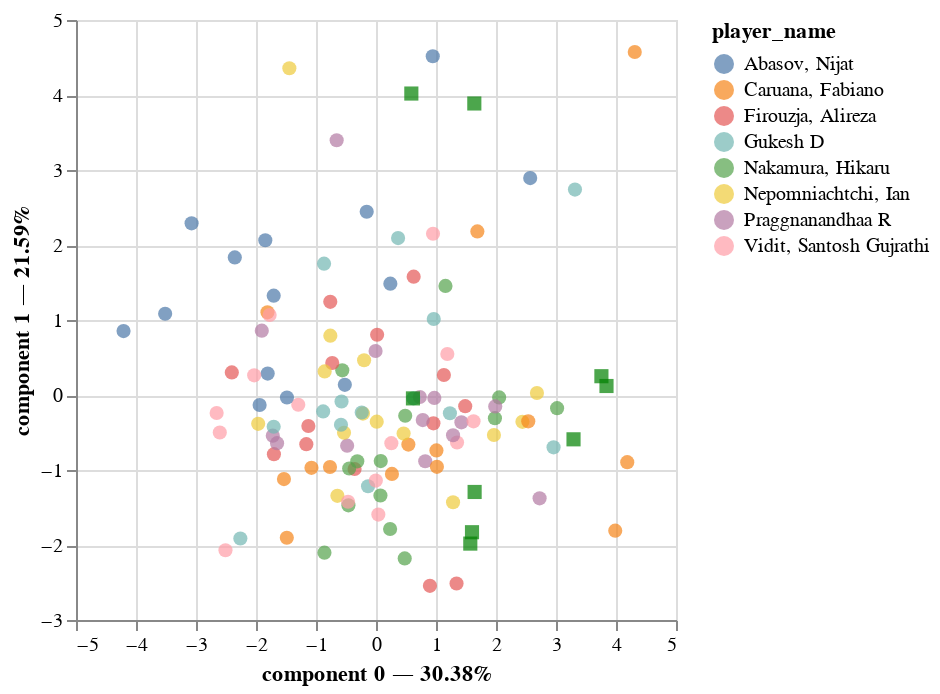

The notebook cell this image was saved under:
### Code cell
pca.plot(
    indexed_df,
    x_component=0,
    y_component=1,
    color_rows_by='player_name',
    show_row_markers=True,
    show_column_markers=True,
    show_row_labels=False,
    show_column_labels=False
)

### Figure 1 — Vega-Lite specification as saved in the notebook (floating-point values rounded to 4 significant figures)
{"config": {"view": {"continuousWidth": 300, "continuousHeight": 300}}, "layer": [{"data": {"name": "data-300ed64a1c1f8374c041aed974d87671"}, "mark": {"type": "circle", "size": 50}, "encoding": {"color": {"field": "player_name", "type": "nominal"}, "tooltip": [{"field": "index", "type": "quantitative"}, {"field": "opening", "type": "nominal"}, {"field": "date", "type": "nominal"}, {"field": "player_name", "type": "nominal"}, {"field": "opponent_name", "type": "nominal"}, {"field": "component 0", "type": "quantitative"}, {"field": "component 1", "type": "quantitative"}], "x": {"axis": {"title": "component 0 — 30.38%"}, "field": "component 0", "scale": {"zero": false}, "type": "quantitative"}, "y": {"axis": {"title": "component 1 — 21.59%"}, "field": "component 1", "scale": {"zero": false}, "type": "quantitative"}}, "name": "view_1"}, {"data": {"name": "data-ebb9a28187a24e832102ecb60330bc27"}, "mark": {"type": "square", "color": "green", "size": 50}, "encoding": {"tooltip": [{"field": "variable", "type": "nominal"}], "x": {"field": "component 0", "scale": {"zero": false}, "type": "quantitative"}, "y": {"field": "component 1", "scale": {"zero": false}, "type": "quantitative"}}}], "params": [{"name": "param_1", "select": {"type": "interval", "encodings": ["x", "y"]}, "bind": "scales", "views": ["view_1"]}], "$schema": "https://vega.github.io/schema/vega-lite/v5.17.0.json", "datasets": {"data-300ed64a1c1f8374c041aed974d87671": [{"index": 0, "opening": "Sicilian Defense: Venice Attack", "date": "2024.04.04", "player_name": "Caruana, Fabiano", "opponent_name": "Nakamura, Hikaru", "component 0": 0.5395, "component 1": -0.661, "component 2": 0.5595, "label": 0}, {"index": 0, "opening": "Sicilian Defense: Venice Attack", "date": "2024.04.04", "player_name": "Nakamura, Hikaru", "opponent_name": "Caruana, Fabiano", "component 0": 1.982, "component 1": -0.3086, "component 2": -0.5497, "label": 0}, {"index": 1, "opening": "Queen's Gambit Declined", "date": "2024.04.04", "player_name": "Abasov, Nijat", "opponent_name": "Nepomniachtchi, Ian", "component 0": -1.805, "component 1": 0.2851, "component 2": -2.154, "label": 1}, {"index": 1, "opening": "Queen's Gambit Declined", "date": "2024.04.04", "player_name": "Nepomniachtchi, Ian", "opponent_name": "Abasov, Nijat", "component 0": 1.284, "component 1": -1.43, "component 2": 0.1282, "label": 1}, {"index": 2, "opening": "Ruy Lopez: Open, Classical Defense", "date": "2024.04.04", "player_name": "Firouzja, Alireza", "opponent_name": "Praggnanandhaa R", "component 0": -1.701, "component 1": -0.7888, "component 2": 0.7799, "label": 2}, {"index": 2, "opening": "Ruy Lopez: Open, Classical Defense", "date": "2024.04.04", "player_name": "Praggnanandhaa R", "opponent_name": "Firouzja, Alireza", "component 0": 1.423, "component 1": -0.3647, "component 2": -1.058, "label": 2}, {"index": 3, "opening": "Tarrasch Defense: Symmetrical Variation", "date": "2024.04.04", "player_name": "Gukesh D", "opponent_name": "Vidit, Santosh Gujrathi", "component 0": -2.261, "component 1": -1.914, "component 2": 0.08908, "label": 3}, {"index": 3, "opening": "Tarrasch Defense: Symmetrical Variation", "date": "2024.04.04", "player_name": "Vidit, Santosh Gujrathi", "opponent_name": "Gukesh D", "component 0": 0.03881, "component 1": -1.594, "component 2": -1.506, "label": 3}, {"index": 4, "opening": "Queen's Gambit Declined", "date": "2024.04.04", "player_name": "Praggnanandhaa R", "opponent_name": "Gukesh D", "component 0": -0.4807, "component 1": -0.6756, "component 2": -0.866, "label": 4}, {"index": 4, "opening": "Queen's Gambit Declined", "date": "2024.04.04", "player_name": "Gukesh D", "opponent_name": "Praggnanandhaa R", "component 0": -0.1327, "component 1": -1.216, "component 2": 0.03129, "label": 4}, {"index": 5, "opening": "Ruy Lopez: Berlin Defense", "date": "2024.04.04", "player_name": "Nakamura, Hikaru", "opponent_name": "Vidit, Santosh Gujrathi", "component 0": -0.4595, "component 1": -1.472, "component 2": -0.0141, "label": 5}, {"index": 5, "opening": "Ruy Lopez: Berlin Defense", "date": "2024.04.04", "player_name": "Vidit, Santosh Gujrathi", "opponent_name": "Nakamura, Hikaru", "component 0": -0.002772, "component 1": -1.141, "component 2": -0.8879, "label": 5}, {"index": 6, "opening": "Ruy Lopez: Berlin Defense", "date": "2024.04.04", "player_name": "Nepomniachtchi, Ian", "opponent_name": "Firouzja, Alireza", "component 0": -0.5331, "component 1": -0.5035, "component 2": 1.015, "label": 6}, {"index": 6, "opening": "Ruy Lopez: Berlin Defense", "date": "2024.04.04", "player_name": "Firouzja, Alireza", "opponent_name": "Nepomniachtchi, Ian", "component 0": 1.132, "component 1": 0.2674, "component 2": -0.9529, "label": 6}, {"index": 7, "opening": "Sicilian Defense: Nyezhmetdinov-Rossolimo Attack", "date": "2024.04.04", "player_name": "Caruana, Fabiano", "opponent_name": "Abasov, Nijat", "component 0": 3.987, "component 1": -1.809, "component 2": 0.7035, "label": 7}, {"index": 7, "opening": "Sicilian Defense: Nyezhmetdinov-Rossolimo Attack", "date": "2024.04.04", "player_name": "Abasov, Nijat", "opponent_name": "Caruana, Fabiano", "component 0": -4.208, "component 1": 0.8518, "component 2": -2.033, "label": 7}, {"index": 8, "opening": "Catalan Opening: Closed", "date": "2024.04.05", "player_name": "Gukesh D", "opponent_name": "Nepomniachtchi, Ian", "component 0": -0.5838, "component 1": -0.3966, "component 2": -0.1109, "label": 8}, {"index": 8, "opening": "Catalan Opening: Closed", "date": "2024.04.05", "player_name": "Nepomniachtchi, Ian", "opponent_name": "Gukesh D", "component 0": 0.4603, "component 1": -0.5144, "component 2": -0.1863, "label": 8}, {"index": 9, "opening": "Slav Defense: Exchange Variation", "date": "2024.04.05", "player_name": "Abasov, Nijat", "opponent_name": "Nakamura, Hikaru", "component 0": -0.5195, "component 1": 0.1351, "component 2": -3.194, "label": 9}, {"index": 9, "opening": "Slav Defense: Exchange Variation", "date": "2024.04.05", "player_name": "Nakamura, Hikaru", "opponent_name": "Abasov, Nijat", "component 0": 0.4786, "component 1": -2.179, "component 2": 0.9402, "label": 9}, {"index": 10, "opening": "Sicilian Defense: Nyezhmetdinov-Rossolimo Attack", "date": "2024.04.05", "player_name": "Firouzja, Alireza", "opponent_name": "Caruana, Fabiano", "component 0": 0.9568, "component 1": -0.3774, "component 2": -0.8464, "label": 10}, {"index": 10, "opening": "Sicilian Defense: Nyezhmetdinov-Rossolimo Attack", "date": "2024.04.05", "player_name": "Caruana, Fabiano", "opponent_name": "Firouzja, Alireza", "component 0": 0.2656, "component 1": -1.052, "component 2": 0.6719, "label": 10}, {"index": 11, "opening": "Ruy Lopez: Morphy Defense, Schliemann Defense Deferred", "date": "2024.04.05", "player_name": "Vidit, Santosh Gujrathi", "opponent_name": "Praggnanandhaa R", "component 0": 1.189, "component 1": 0.5472, "component 2": -1.555, "label": 11}, {"index": 11, "opening": "Ruy Lopez: Morphy Defense, Schliemann Defense Deferred", "date": "2024.04.05", "player_name": "Praggnanandhaa R", "opponent_name": "Vidit, Santosh Gujrathi", "component 0": -1.649, "component 1": -0.6424, "component 2": 1.442, "label": 11}, {"index": 12, "opening": "Ruy Lopez: Morphy Defense, Anderssen Variation", "date": "2024.04.07", "player_name": "Nakamura, Hikaru", "opponent_name": "Praggnanandhaa R", "component 0": -0.8591, "component 1": -2.102, "component 2": 0.4555, "label": 12}, {"index": 12, "opening": "Ruy Lopez: Morphy Defense, Anderssen Variation", "date": "2024.04.07", "player_name": "Praggnanandhaa R", "opponent_name": "Nakamura, Hikaru", "component 0": 2.727, "component 1": -1.378, "component 2": -2.511, "label": 12}, {"index": 13, "opening": "Ruy Lopez: Berlin Defense, Berlin Wall", "date": "2024.04.07", "player_name": "Nepomniachtchi, Ian", "opponent_name": "Vidit, Santosh Gujrathi", "component 0": 1.966, "component 1": -0.534, "component 2": 0.1303, "label": 13}, {"index": 13, "opening": "Ruy Lopez: Berlin Defense, Berlin Wall", "date": "2024.04.07", "player_name": "Vidit, Santosh Gujrathi", "opponent_name": "Nepomniachtchi, Ian", "component 0": -2.03, "component 1": 0.2625, "component 2": -0.3356, "label": 13}, {"index": 14, "opening": "Italian Game: Classical Variation, Giuoco Pianissimo", "date": "2024.04.07", "player_name": "Caruana, Fabiano", "opponent_name": "Gukesh D", "component 0": -1.809, "component 1": 1.103, "component 2": 3.231, "label": 14}, {"index": 14, "opening": "Italian Game: Classical Variation, Giuoco Pianissimo", "date": "2024.04.07", "player_name": "Gukesh D", "opponent_name": "Caruana, Fabiano", "component 0": 3.316, "component 1": 2.739, "component 2": -0.7465, "label": 14}, {"index": 15, "opening": "Nimzo-Indian Defense: Classical Variation", "date": "2024.04.07", "player_name": "Abasov, Nijat", "opponent_name": "Firouzja, Alireza", "component 0": 2.57, "component 1": 2.892, "component 2": -2.79, "label": 15}, {"index": 15, "opening": "Nimzo-Indian Defense: Classical Variation", "date": "2024.04.07", "player_name": "Firouzja, Alireza", "opponent_name": "Abasov, Nijat", "component 0": -2.403, "component 1": 0.3012, "component 2": 3.018, "label": 15}, {"index": 16, "opening": "Russian Game: Classical Attack, Staunton Variation", "date": "2024.04.09", "player_name": "Praggnanandhaa R", "opponent_name": "Nepomniachtchi, Ian", "component 0": 0.7303, "component 1": -0.02659, "component 2": -0.4051, "label": 16}, {"index": 16, "opening": "Russian Game: Classical Attack, Staunton Variation", "date": "2024.04.09", "player_name": "Nepomniachtchi, Ian", "opponent_name": "Praggnanandhaa R", "component 0": -0.2173, "component 1": -0.248, "component 2": 0.2743, "label": 16}, {"index": 17, "opening": "Italian Game: Classical Variation, Giuoco Pianissimo", "date": "2024.04.09", "player_name": "Firouzja, Alireza", "opponent_name": "Nakamura, Hikaru", "component 0": 0.6277, "component 1": 1.578, "component 2": -0.2519, "label": 17}, {"index": 17, "opening": "Italian Game: Classical Variation, Giuoco Pianissimo", "date": "2024.04.09", "player_name": "Nakamura, Hikaru", "opponent_name": "Firouzja, Alireza", "component 0": -0.5621, "component 1": 0.3287, "component 2": 2.266, "label": 17}, {"index": 18, "opening": "Russian Game: Modern Attack, Center Variation", "date": "2024.04.09", "player_name": "Gukesh D", "opponent_name": "Abasov, Nijat", "component 0": -0.8657, "component 1": 1.751, "component 2": 3.524, "label": 18}, {"index": 18, "opening": "Russian Game: Modern Attack, Center Variation", "date": "2024.04.09", "player_name": "Abasov, Nijat", "opponent_name": "Gukesh D", "component 0": 0.9461, "component 1": 4.517, "component 2": -1.751, "label": 18}, {"index": 19, "opening": "Sicilian Defense: Nyezhmetdinov-Rossolimo Attack", "date": "2024.04.09", "player_name": "Vidit, Santosh Gujrathi", "opponent_name": "Caruana, Fabiano", "component 0": 1.351, "component 1": -0.6339, "component 2": -2.121, "label": 19}, {"index": 19, "opening": "Sicilian Defense: Nyezhmetdinov-Rossolimo Attack", "date": "2024.04.09", "player_name": "Caruana, Fabiano", "opponent_name": "Vidit, Santosh Gujrathi", "component 0": -1.486, "component 1": -1.904, "component 2": 1.348, "label": 19}, {"index": 20, "opening": "Four Knights Game: Scotch Variation Accepted", "date": "2024.04.10", "player_name": "Nepomniachtchi, Ian", "opponent_name": "Caruana, Fabiano", "component 0": 2.682, "component 1": 0.02638, "component 2": -1.497, "label": 20}, {"index": 20, "opening": "Four Knights Game: Scotch Variation Accepted", "date": "2024.04.10", "player_name": "Caruana, Fabiano", "opponent_name": "Nepomniachtchi, Ian", "component 0": -1.076, "component 1": -0.9711, "component 2": 1.411, "label": 20}, {"index": 21, "opening": "Sicilian Defense: Hyperaccelerated Dragon", "date": "2024.04.10", "player_name": "Gukesh D", "opponent_name": "Nakamura, Hikaru", "component 0": -0.2381, "component 1": -0.2331, "component 2": -0.5349, "label": 21}, {"index": 21, "opening": "Sicilian Defense: Hyperaccelerated Dragon", "date": "2024.04.10", "player_name": "Nakamura, Hikaru", "opponent_name": "Gukesh D", "component 0": 0.07884, "component 1": -0.8814, "component 2": 0.6262, "label": 21}, {"index": 22, "opening": "Sicilian Defense: Classical Variation, Anti-Sozin Variation", "date": "2024.04.10", "player_name": "Vidit, Santosh Gujrathi", "opponent_name": "Firouzja, Alireza", "component 0": 1.626, "component 1": -0.3513, "component 2": -0.7903, "label": 22}, {"index": 22, "opening": "Sicilian Defense: Classical Variation, Anti-Sozin Variation", "date": "2024.04.10", "player_name": "Firouzja, Alireza", "opponent_name": "Vidit, Santosh Gujrathi", "component 0": -1.127, "component 1": -0.4131, "component 2": 0.09737, "label": 22}, {"index": 23, "opening": "Tarrasch Defense: Symmetrical Variation", "date": "2024.04.10", "player_name": "Praggnanandhaa R", "opponent_name": "Abasov, Nijat", "component 0": 0.8204, "component 1": -0.8829, "component 2": 1.23, "label": 23}, {"index": 23, "opening": "Tarrasch Defense: Symmetrical Variation", "date": "2024.04.10", "player_name": "Abasov, Nijat", "opponent_name": "Praggnanandhaa R", "component 0": -1.705, "component 1": 1.325, "component 2": -2.361, "label": 23}, {"index": 24, "opening": "Indian Defense", "date": "2024.04.11", "player_name": "Firouzja, Alireza", "opponent_name": "Gukesh D", "component 0": -0.3567, "component 1": -0.9863, "component 2": 0.842, "label": 24}, {"index": 24, "opening": "Indian Defense", "date": "2024.04.11", "player_name": "Gukesh D", "opponent_name": "Firouzja, Alireza", "component 0": -0.5744, "component 1": -0.08603, "component 2": -0.8643, "label": 24}, {"index": 25, "opening": "Russian Game: Classical Attack, Staunton Variation", "date": "2024.04.11", "player_name": "Nakamura, Hikaru", "opponent_name": "Nepomniachtchi, Ian", "component 0": -0.3119, "component 1": -0.8844, "component 2": 0.7169, "label": 25}, {"index": 25, "opening": "Russian Game: Classical Attack, Staunton Variation", "date": "2024.04.11", "player_name": "Nepomniachtchi, Ian", "opponent_name": "Nakamura, Hikaru", "component 0": 0.01215, "component 1": -0.3552, "component 2": -0.4016, "label": 25}, {"index": 26, "opening": "French Defense: Advance Variation, Main Line", "date": "2024.04.11", "player_name": "Caruana, Fabiano", "opponent_name": "Praggnanandhaa R", "component 0": -1.534, "component 1": -1.121, "component 2": 1.668, "label": 26}, {"index": 26, "opening": "French Defense: Advance Variation, Main Line", "date": "2024.04.11", "player_name": "Praggnanandhaa R", "opponent_name": "Caruana, Fabiano", "component 0": 0.9724, "component 1": -0.03851, "component 2": -1.15, "label": 26}, {"index": 27, "opening": "Ruy Lopez: Berlin Defense", "date": "2024.04.11", "player_name": "Abasov, Nijat", "opponent_name": "Vidit, Santosh Gujrathi", "component 0": 0.239, "component 1": 1.484, "component 2": -2.123, "label": 27}, {"index": 27, "opening": "Ruy Lopez: Berlin Defense", "date": "2024.04.11", "player_name": "Vidit, Santosh Gujrathi", "opponent_name": "Abasov, Nijat", "component 0": -1.295, "component 1": -0.1294, "component 2": 1.274, "label": 27}, {"index": 28, "opening": "Sicilian Defense: Taimanov Variation, Bastrikov Variation", "date": "2024.04.13", "player_name": "Praggnanandhaa R", "opponent_name": "Firouzja, Alireza", "component 0": 0.7796, "component 1": -0.3345, "component 2": -0.6596, "label": 28}, {"index": 28, "opening": "Sicilian Defense: Taimanov Variation, Bastrikov Variation", "date": "2024.04.13", "player_name": "Firouzja, Alireza", "opponent_name": "Praggnanandhaa R", "component 0": -1.161, "component 1": -0.6554, "component 2": 0.5195, "label": 28}, {"index": 29, "opening": "Italian Game: Two Knights Defense, Modern Bishop's Opening", "date": "2024.04.13", "player_name": "Vidit, Santosh Gujrathi", "opponent_name": "Gukesh D", "component 0": -2.656, "component 1": -0.2393, "component 2": -0.07129, "label": 29}, {"index": 29, "opening": "Italian Game: Two Knights Defense, Modern Bishop's Opening", "date": "2024.04.13", "player_name": "Gukesh D", "opponent_name": "Vidit, Santosh Gujrathi", "component 0": 2.96, "component 1": -0.698, "component 2": -0.9102, "label": 29}, {"index": 30, "opening": "Ruy Lopez: Morphy Defense, Anderssen Variation", "date": "2024.04.13", "player_name": "Nakamura, Hikaru", "opponent_name": "Caruana, Fabiano", "component 0": 0.07401, "component 1": -1.34, "component 2": 0.5466, "label": 30}, {"index": 30, "opening": "Ruy Lopez: Morphy Defense, Anderssen Variation", "date": "2024.04.13", "player_name": "Caruana, Fabiano", "opponent_name": "Nakamura, Hikaru", "component 0": -0.767, "component 1": -0.9606, "component 2": 0.03188, "label": 30}, {"index": 31, "opening": "Russian Game: French Attack", "date": "2024.04.13", "player_name": "Nepomniachtchi, Ian", "opponent_name": "Abasov, Nijat", "component 0": -0.1985, "component 1": 0.4639, "component 2": 2.021, "label": 31}, {"index": 31, "opening": "Russian Game: French Attack", "date": "2024.04.13", "player_name": "Abasov, Nijat", "opponent_name": "Nepomniachtchi, Ian", "component 0": -0.155, "component 1": 2.444, "component 2": -1.774, "label": 31}, {"index": 32, "opening": "Italian Game: Two Knights Defense, Modern Bishop's Opening", "date": "2024.04.14", "player_name": "Vidit, Santosh Gujrathi", "opponent_name": "Nakamura, Hikaru", "component 0": 0.2558, "component 1": -0.6418, "component 2": -0.6436, "label": 32}, {"index": 32, "opening": "Italian Game: Two Knights Defense, Modern Bishop's Opening", "date": "2024.04.14", "player_name": "Nakamura, Hikaru", "opponent_name": "Vidit, Santosh Gujrathi", "component 0": -0.4472, "component 1": -0.9802, "component 2": 0.2016, "label": 32}, {"index": 33, "opening": "Ruy Lopez: Morphy Defense, Anderssen Variation", "date": "2024.04.14", "player_name": "Gukesh D", "opponent_name": "Praggnanandhaa R", "component 0": 1.232, "component 1": -0.2436, "component 2": -0.7956, "label": 33}, {"index": 33, "opening": "Ruy Lopez: Morphy Defense, Anderssen Variation", "date": "2024.04.14", "player_name": "Praggnanandhaa R", "opponent_name": "Gukesh D", "component 0": -1.72, "component 1": -0.5419, "component 2": 0.5488, "label": 33}, {"index": 34, "opening": "Nimzo-Larsen Attack: Classical Variation", "date": "2024.04.14", "player_name": "Firouzja, Alireza", "opponent_name": "Nepomniachtchi, Ian", "component 0": 1.487, "component 1": -0.1486, "component 2": -0.526, "label": 34}, {"index": 34, "opening": "Nimzo-Larsen Attack: Classical Variation", "date": "2024.04.14", "player_name": "Nepomniachtchi, Ian", "opponent_name": "Firouzja, Alireza", "component 0": -1.963, "component 1": -0.3841, "component 2": 0.864, "label": 34}, {"index": 35, "opening": "Queen's Gambit Declined: Queen's Knight Variation", "date": "2024.04.14", "player_name": "Abasov, Nijat", "opponent_name": "Caruana, Fabiano", "component 0": -3.514, "component 1": 1.084, "component 2": -1.323, "label": 35}, {"index": 35, "opening": "Queen's Gambit Declined: Queen's Knight Variation", "date": "2024.04.14", "player_name": "Caruana, Fabiano", "opponent_name": "Abasov, Nijat", "component 0": 4.187, "component 1": -0.8957, "component 2": 0.2841, "label": 35}, {"index": 36, "opening": "Ruy Lopez: Berlin Defense", "date": "2024.04.15", "player_name": "Praggnanandhaa R", "opponent_name": "Vidit, Santosh Gujrathi", "component 0": 1.284, "component 1": -0.5369, "component 2": -0.6812, "label": 36}, {"index": 36, "opening": "Ruy Lopez: Berlin Defense", "date": "2024.04.15", "player_name": "Vidit, Santosh Gujrathi", "opponent_name": "Praggnanandhaa R", "component 0": -2.603, "component 1": -0.5003, "component 2": 0.3811, "label": 36}, {"index": 37, "opening": "Russian Game: French Attack", "date": "2024.04.15", "player_name": "Nakamura, Hikaru", "opponent_name": "Abasov, Nijat", "component 0": 3.018, "component 1": -0.1758, "component 2": 1.73, "label": 37}, {"index": 37, "opening": "Russian Game: French Attack", "date": "2024.04.15", "player_name": "Abasov, Nijat", "opponent_name": "Nakamura, Hikaru", "component 0": -3.074, "component 1": 2.289, "component 2": -1.574, "label": 37}, {"index": 38, "opening": "Ruy Lopez: Morphy Defense, Cozio Defense", "date": "2024.04.15", "player_name": "Nepomniachtchi, Ian", "opponent_name": "Gukesh D", "component 0": 2.44, "component 1": -0.3578, "component 2": -0.9505, "label": 38}, {"index": 38, "opening": "Ruy Lopez: Morphy Defense, Cozio Defense", "date": "2024.04.15", "player_name": "Gukesh D", "opponent_name": "Nepomniachtchi, Ian", "component 0": -1.705, "component 1": -0.4233, "component 2": 0.371, "label": 38}, {"index": 39, "opening": "Sicilian Defense: Najdorf Variation, Freak Attack", "date": "2024.04.15", "player_name": "Caruana, Fabiano", "opponent_name": "Firouzja, Alireza", "component 0": 1.007, "component 1": -0.7392, "component 2": 1.338, "label": 39}, {"index": 39, "opening": "Sicilian Defense: Najdorf Variation, Freak Attack", "date": "2024.04.15", "player_name": "Firouzja, Alireza", "opponent_name": "Caruana, Fabiano", "component 0": -0.7292, "component 1": 0.4269, "component 2": -0.4732, "label": 39}, {"index": 40, "opening": "Queen's Pawn Game: Symmetrical Variation", "date": "2024.04.17", "player_name": "Praggnanandhaa R", "opponent_name": "Nakamura, Hikaru", "component 0": -1.903, "component 1": 0.8578, "component 2": 0.2256, "label": 40}, {"index": 40, "opening": "Queen's Pawn Game: Symmetrical Variation", "date": "2024.04.17", "player_name": "Nakamura, Hikaru", "opponent_name": "Praggnanandhaa R", "component 0": 2.053, "component 1": -0.03197, "component 2": 0.9226, "label": 40}, {"index": 41, "opening": "Russian Game: Paulsen Attack", "date": "2024.04.17", "player_name": "Vidit, Santosh Gujrathi", "opponent_name": "Nepomniachtchi, Ian", "component 0": 0.9502, "component 1": 2.149, "component 2": -0.623, "label": 41}, {"index": 41, "opening": "Russian Game: Paulsen Attack", "date": "2024.04.17", "player_name": "Nepomniachtchi, Ian", "opponent_name": "Vidit, Santosh Gujrathi", "component 0": -0.7611, "component 1": 0.7913, "component 2": 2.169, "label": 41}, {"index": 42, "opening": "Queen's Gambit Declined: Barmen Variation", "date": "2024.04.17", "player_name": "Gukesh D", "opponent_name": "Caruana, Fabiano", "component 0": -0.8807, "component 1": -0.2186, "component 2": -0.3623, "label": 42}, {"index": 42, "opening": "Queen's Gambit Declined: Barmen Variation", "date": "2024.04.17", "player_name": "Caruana, Fabiano", "opponent_name": "Gukesh D", "component 0": 1.015, "component 1": -0.9576, "component 2": 0.5177, "label": 42}, {"index": 43, "opening": "Zukertort Opening: Nimzo-Larsen Variation", "date": "2024.04.17", "player_name": "Firouzja, Alireza", "opponent_name": "Abasov, Nijat", "component 0": 1.342, "component 1": -2.514, "component 2": 0.3997, "label": 43}, {"index": 43, "opening": "Zukertort Opening: Nimzo-Larsen Variation", "date": "2024.04.17", "player_name": "Abasov, Nijat", "opponent_name": "Firouzja, Alireza", "component 0": -1.94, "component 1": -0.133, "component 2": -3.23, "label": 43}, {"index": 44, "opening": "French Defense: Exchange Variation", "date": "2024.04.18", "player_name": "Nepomniachtchi, Ian", "opponent_name": "Praggnanandhaa R", "component 0": -0.8556, "component 1": 0.3149, "component 2": 0.9389, "label": 44}, {"index": 44, "opening": "French Defense: Exchange Variation", "date": "2024.04.18", "player_name": "Praggnanandhaa R", "opponent_name": "Nepomniachtchi, Ian", "component 0": -0.00718, "component 1": 0.5862, "component 2": 0.1834, "label": 44}, {"index": 45, "opening": "French Defense: Exchange Variation", "date": "2024.04.18", "player_name": "Nakamura, Hikaru", "opponent_name": "Firouzja, Alireza", "component 0": 0.4869, "component 1": -0.2763, "component 2": 1.489, "label": 45}, {"index": 45, "opening": "French Defense: Exchange Variation", "date": "2024.04.18", "player_name": "Firouzja, Alireza", "opponent_name": "Nakamura, Hikaru", "component 0": 0.01878, "component 1": 0.8032, "component 2": -0.4559, "label": 45}, {"index": 46, "opening": "Nimzo-Indian Defense: Classical Variation", "date": "2024.04.18", "player_name": "Abasov, Nijat", "opponent_name": "Gukesh D", "component 0": -1.845, "component 1": 2.064, "component 2": -1.758, "label": 46}, {"index": 46, "opening": "Nimzo-Indian Defense: Classical Variation", "date": "2024.04.18", "player_name": "Gukesh D", "opponent_name": "Abasov, Nijat", "component 0": 0.623, "component 1": -0.04407, "component 2": 1.616, "label": 46}, {"index": 47, "opening": "Italian Game: Classical Variation, Giuoco Pianissimo", "date": "2024.04.18", "player_name": "Caruana, Fabiano", "opponent_name": "Vidit, Santosh Gujrathi", "component 0": 2.538, "component 1": -0.3509, "component 2": 1.203, "label": 47}, {"index": 47, "opening": "Italian Game: Classical Variation, Giuoco Pianissimo", "date": "2024.04.18", "player_name": "Vidit, Santosh Gujrathi", "opponent_name": "Caruana, Fabiano", "component 0": -1.773, "component 1": 1.066, "component 2": -0.4706, "label": 47}, {"index": 48, "opening": "Ruy Lopez: Morphy Defense, Classical Defense Deferred", "date": "2024.04.20", "player_name": "Nepomniachtchi, Ian", "opponent_name": "Nakamura, Hikaru", "component 0": -0.6437, "component 1": -1.344, "component 2": -0.5888, "label": 48}, {"index": 48, "opening": "Ruy Lopez: Morphy Defense, Classical Defense Deferred", "date": "2024.04.20", "player_name": "Nakamura, Hikaru", "opponent_name": "Nepomniachtchi, Ian", "component 0": 0.235, "component 1": -1.787, "component 2": -0.1437, "label": 48}, {"index": 49, "opening": "Sicilian Defense: Nyezhmetdinov-Rossolimo Attack", "date": "2024.04.20", "player_name": "Praggnanandhaa R", "opponent_name": "Caruana, Fabiano", "component 0": -0.6555, "component 1": 3.397, "component 2": 0.9625, "label": 49}, {"index": 49, "opening": "Sicilian Defense: Nyezhmetdinov-Rossolimo Attack", "date": "2024.04.20", "player_name": "Caruana, Fabiano", "opponent_name": "Praggnanandhaa R", "component 0": 1.689, "component 1": 2.181, "component 2": 2.788, "label": 49}, {"index": 50, "opening": "Russian Game: Classical Attack, Mason-Showalter Variation", "date": "2024.04.20", "player_name": "Vidit, Santosh Gujrathi", "opponent_name": "Abasov, Nijat", "component 0": -0.4656, "component 1": -1.423, "component 2": 0.1605, "label": 50}, {"index": 50, "opening": "Russian Game: Classical Attack, Mason-Showalter Variation", "date": "2024.04.20", "player_name": "Abasov, Nijat", "opponent_name": "Vidit, Santosh Gujrathi", "component 0": -1.484, "component 1": -0.03386, "component 2": -2.264, "label": 50}, {"index": 51, "opening": "Ruy Lopez: Berlin Defense", "date": "2024.04.20", "player_name": "Gukesh D", "opponent_name": "Firouzja, Alireza", "component 0": 0.9624, "component 1": 1.013, "component 2": 0.7406, "label": 51}, {"index": 51, "opening": "Ruy Lopez: Berlin Defense", "date": "2024.04.20", "player_name": "Firouzja, Alireza", "opponent_name": "Gukesh D", "component 0": -0.7622, "component 1": 1.242, "component 2": 0.6899, "label": 51}, {"index": 52, "opening": "Queen's Gambit Accepted: Normal Variation, Traditional System", "date": "2024.04.21", "player_name": "Nakamura, Hikaru", "opponent_name": "Gukesh D", "component 0": 1.158, "component 1": 1.455, "component 2": 1.584, "label": 52}, {"index": 52, "opening": "Queen's Gambit Accepted: Normal Variation, Traditional System", "date": "2024.04.21", "player_name": "Gukesh D", "opponent_name": "Nakamura, Hikaru", "component 0": 0.3682, "component 1": 2.092, "component 2": 0.4998, "label": 52}, {"index": 53, "opening": "Queen's Gambit Declined: Exchange Variation, Positional Variation", "date": "2024.04.21", "player_name": "Caruana, Fabiano", "opponent_name": "Nepomniachtchi, Ian", "component 0": 4.313, "component 1": 4.574, "component 2": 2.069, "label": 53}, {"index": 53, "opening": "Queen's Gambit Declined: Exchange Variation, Positional Variation", "date": "2024.04.21", "player_name": "Nepomniachtchi, Ian", "opponent_name": "Caruana, Fabiano", "component 0": -1.444, "component 1": 4.356, "component 2": 3.028, "label": 53}, {"index": 54, "opening": "Ruy Lopez: Open Berlin Defense, l'Hermet Variation", "date": "2024.04.21", "player_name": "Firouzja, Alireza", "opponent_name": "Vidit, Santosh Gujrathi", "component 0": 0.8985, "component 1": -2.545, "component 2": -1.292, "label": 54}, {"index": 54, "opening": "Ruy Lopez: Open Berlin Defense, l'Hermet Variation", "date": "2024.04.21", "player_name": "Vidit, Santosh Gujrathi", "opponent_name": "Firouzja, Alireza", "component 0": -2.509, "component 1": -2.071, "component 2": -0.7493, "label": 54}, {"index": 55, "opening": "King's Indian Defense: Fianchetto Variation, Classical Variation", "date": "2024.04.21", "player_name": "Abasov, Nijat", "opponent_name": "Praggnanandhaa R", "component 0": -2.353, "component 1": 1.834, "component 2": -1.656, "label": 55}, {"index": 55, "opening": "King's Indian Defense: Fianchetto Variation, Classical Variation", "date": "2024.04.21", "player_name": "Praggnanandhaa R", "opponent_name": "Abasov, Nijat", "component 0": 1.987, "component 1": -0.152, "component 2": 1.026, "label": 55}], "data-ebb9a28187a24e832102ecb60330bc27": [{"variable": "color", "component 0": 0.6158, "component 1": -0.04532, "component 2": -0.03829, "label": "color"}, {"variable": "result", "component 0": 1.644, "component 1": -1.293, "component 2": 1.484, "label": "result"}, {"variable": "moves", "component 0": 0.5889, "component 1": 4.019, "component 2": 1.599, "label": "moves"}, {"variable": "rating", "component 0": 1.6, "component 1": -1.829, "component 2": 2.447, "label": "rating"}, {"variable": "rating_difference", "component 0": 1.572, "component 1": -1.981, "component 2": 2.537, "label": "rating_difference"}, {"variable": "distance", "component 0": 1.639, "component 1": 3.887, "component 2": 1.224, "label": "distance"}, {"variable": "distance_difference", "component 0": 3.757, "component 1": 0.2506, "component 2": -1.264, "label": "distance_difference"}, {"variable": "effort", "component 0": 3.292, "component 1": -0.5908, "component 2": -1.179, "label": "effort"}, {"variable": "effort_difference", "component 0": 3.842, "component 1": 0.1199, "component 2": -1.207, "label": "effort_difference"}]}}
